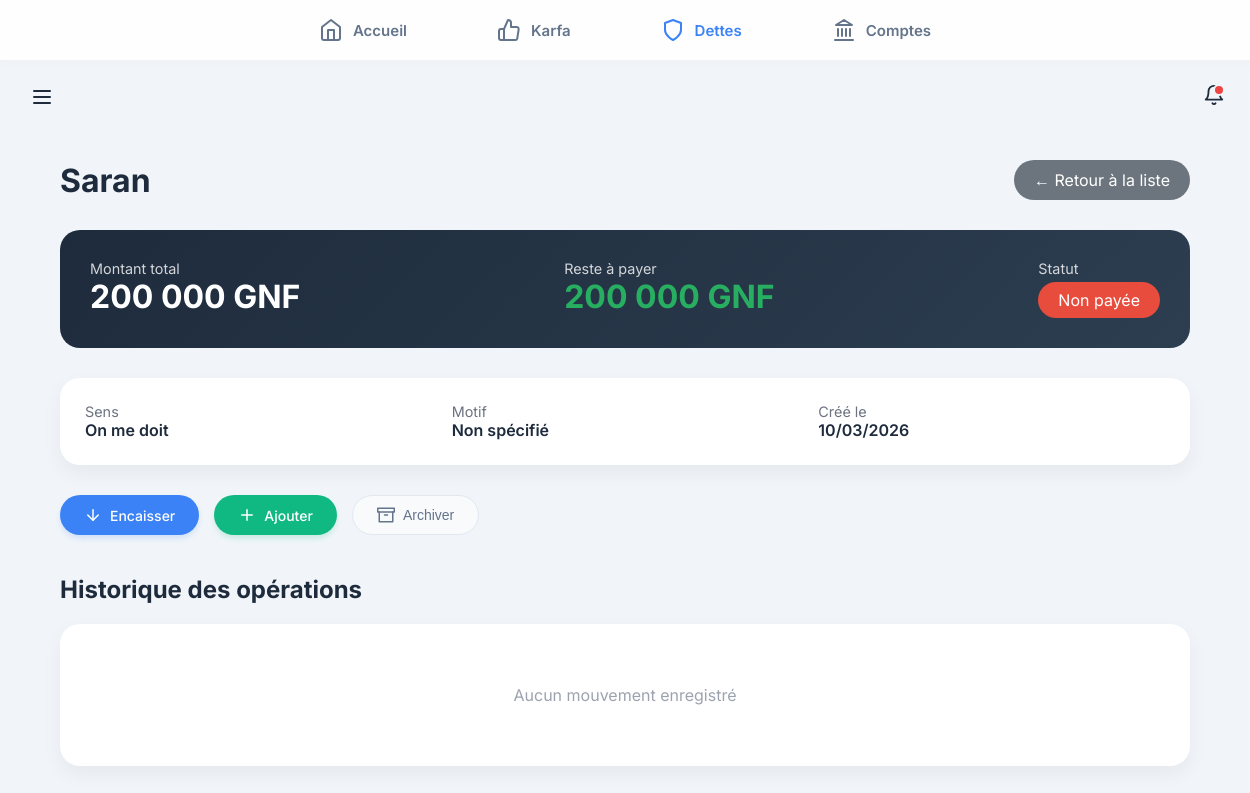
Before: /dettes/17/ (signed in) with the older database file.
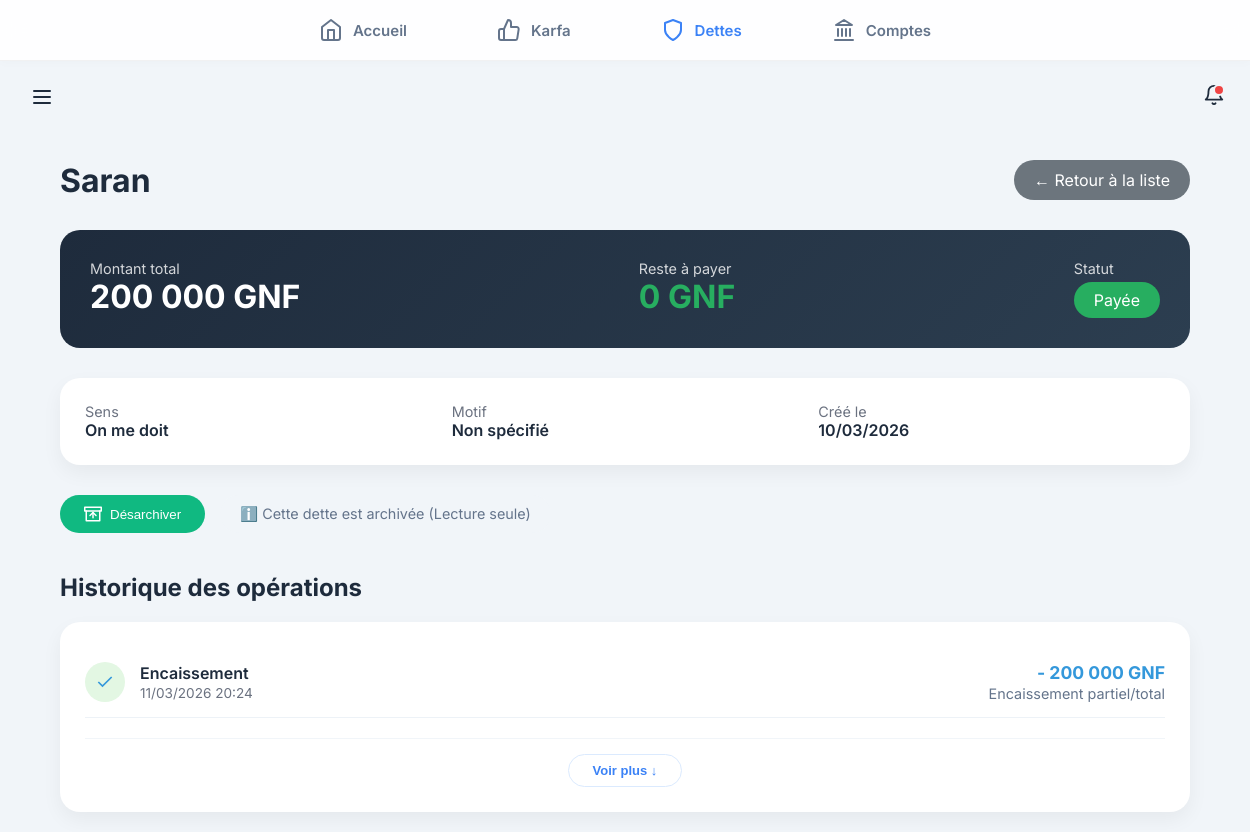
After: the same page with the newer database file.
### backend/modules/dettes/models/dette.py (models this page shows, shortened)
class Dette(models.Model):
    SENS_CHOICES = [
        ('JE_DOIS', 'Je dois'),
        ('ON_ME_DOIT', 'On me doit'),
    ]
    STATUT_CHOICES = [
        ('NON_PAYEE', 'Non payée'),
        ('PARTIELLEMENT_PAYEE', 'Partiellement payée'),
        ('PAYEE', 'Payée'),
        ('EN_LITIGE', 'En litige'),
    ]
    sens = models.CharField(max_length=20, choices=SENS_CHOICES)
    cree_par = models.ForeignKey(User, on_delete=models.CASCADE, related_name='dettes', null=True)
    compte_debit = models.ForeignKey('comptes.CompteArgent', on_delete=models.SET_NULL, null=True, blank=True, related_name='dettes_liees')
    montant = models.DecimalField(max_digits=12, decimal_places=0)
    montant_restant = models.DecimalField(max_digits=12, decimal_places=0, default=0)
    personne = models.CharField(max_length=100)
    motif = models.TextField(blank=True)
    echeance = models.DateField(null=True, blank=True)
    garantie = models.TextField(blank=True)
    statut = models.CharField(max_length=20, choices=STATUT_CHOICES, default='NON_PAYEE')
    date_creation = models.DateTimeField(auto_now_add=True)
    date_dernier_paiement = models.DateTimeField(null=True, blank=True)
    archive = models.BooleanField(default=False)
    date_archivage = models.DateTimeField(null=True, blank=True)
    class Meta:
        app_label = 'dettes'

### backend/modules/dettes/models/remboursement.py (models this page shows, shortened)
class Remboursement(models.Model):
    TYPE_CHOIX = [
        ('AJOUT', 'Ajout'),
        ('REMBOURSEMENT', 'Remboursement'),
        ('ENCAISSEMENT', 'Encaissement'),
    ]
    dette = models.ForeignKey(Dette, on_delete=models.CASCADE, related_name='paiements')
    type = models.CharField(max_length=20, choices=TYPE_CHOIX, default='REMBOURSEMENT')
    montant = models.DecimalField(max_digits=12, decimal_places=0)
    date = models.DateTimeField(auto_now_add=True)
    note = models.TextField(blank=True)
    class Meta:
        app_label = 'dettes'

### backend/modules/dettes/views/detail.py (the view)
# urls.py: path('<int:id>/', detail_dette, name='detail_dette'),
@login_required
def detail_dette(request, id):
    dette = get_object_or_404(Dette, id=id, cree_par=request.user)
    operations = Remboursement.objects.filter(dette=dette).order_by('-date')
    return render(request, 'modules/dettes/detail.html', {
        'dette': dette,
        'operations': operations
    })

### backend/modules/core/templatetags/custom_filters.py (called while the page is built)
@register.filter
def milliers(value):
    try:
        num = float(value)
        if num == int(num):
            return f"{int(num):,}".replace(",", " ")
        return f"{num:,.3f}".rstrip('0').rstrip('.').replace(",", " ").replace(".", ",")
    except:
        return value

### frontend/templates/modules/dettes/detail.html (shortened to what the changed rows need)
{% extends "base.html" %}
{% load custom_filters %}
{% block content %}
<div style="padding: 20px; max-width: 1200px; margin: 0 auto;">
    <div style="display: flex; justify-content: space-between; align-items: center; margin-bottom: 30px;">
        <h1 style="margin: 0; color: #1e2b3c;">{{ dette.personne }}</h1>
        <a href="{% url 'dettes:toutes_dettes' %}"
            style="background: #6c757d; color: white; padding: 10px 20px; border-radius: 30px; text-decoration: none; transition: 0.2s;">
            ← Retour à la liste
        </a>
    </div>
    <div
        style="background: linear-gradient(135deg, #1e2b3c, #2c3e50); color: white; padding: 30px; border-radius: 20px; margin-bottom: 30px; display: flex; justify-content: space-between; flex-wrap: wrap;">
        <div>
            <div style="font-size: 0.9em; opacity: 0.8;">Montant total</div>
            <div style="font-size: 32px; font-weight: 700;">{{ dette.montant|milliers }} GNF</div>
        </div>
        <div>
            <div style="font-size: 0.9em; opacity: 0.8;">Reste à payer</div>
            <div
                style="font-size: 32px; font-weight: 700; color: {% if dette.sens == 'JE_DOIS' %}#e74c3c{% else %}#27ae60{% endif %};">
                {{ dette.montant_restant|milliers }} GNF
            </div>
        </div>
        <div>
            <div style="font-size: 0.9em; opacity: 0.8;">Statut</div>
            <span
                style="display: inline-block; margin-top: 5px; background: {% if dette.statut == 'PAYEE' %}#27ae60{% elif dette.statut == 'PARTIELLEMENT_PAYEE' %}#f39c12{% else %}#e74c3c{% endif %}; padding: 8px 20px; border-radius: 30px;">
                {{ dette.get_statut_display }}
            </span>
        </div>
    </div>
    <div
        style="background: white; border-radius: 20px; padding: 25px; box-shadow: 0 8px 20px rgba(0,0,0,0.05); margin-bottom: 30px;">
        <div style="display: grid; grid-template-columns: repeat(auto-fit, minmax(200px, 1fr)); gap: 20px;">
            <div>
                <div style="color: #6b7280; font-size: 0.9em;">Sens</div>
                <div style="font-weight: 600;">{{ dette.get_sens_display }}</div>
            </div>
            <div>
                <div style="color: #6b7280; font-size: 0.9em;">Motif</div>
                <div style="font-weight: 600;">{{ dette.motif|default:"Non spécifié" }}</div>
            </div>
            <div>
                <div style="color: #6b7280; font-size: 0.9em;">Créé le</div>
                <div style="font-weight: 600;">{{ dette.date_creation|date:"d/m/Y" }}</div>
            </div>
        </div>
    </div>
    <div style="display: flex; gap: 15px; margin-bottom: 30px; flex-wrap: wrap;">
        {% if not dette.archive %}
        {% if dette.sens == 'JE_DOIS' %}
        <a href="{% url 'dettes:rembourser_dette' dette.id %}"
            style="display: inline-flex; align-items: center; gap: 8px; background: #ef4444; color: white; padding: 10px 24px; border: none; border-radius: 30px; cursor: pointer; font-weight: 500; font-size: 14px; transition: all 0.2s; box-shadow: 0 4px 6px -1px rgba(239, 68, 68, 0.2); text-decoration: none;">
            <svg width="18" height="18" viewBox="0 0 24 24" fill="none" stroke="currentColor" stroke-width="2"
                stroke-linecap="round" stroke-linejoin="round">
                <path d="m19 12-7-7-7 7" />
                <path d="M12 19V5" />
            </svg> Rembourser
        </a>
        <a href="{% url 'dettes:ajouter_dette' dette.id %}"
            style="display: inline-flex; align-items: center; gap: 8px; background: #10b981; color: white; padding: 10px 24px; border: none; border-radius: 30px; cursor: pointer; font-weight: 500; font-size: 14px; transition: all 0.2s; box-shadow: 0 4px 6px -1px rgba(16, 185, 129, 0.2); text-decoration: none;">
            <svg width="18" height="18" viewBox="0 0 24 24" fill="none" stroke="currentColor" stroke-width="2"
                stroke-linecap="round" stroke-linejoin="round">
                <line x1="12" y1="5" x2="12" y2="19" />
                <line x1="5" y1="12" x2="19" y2="12" />
            </svg> Ajouter
        </a>
        {% elif dette.sens == 'ON_ME_DOIT' %}
        <a href="{% url 'dettes:encaisser_dette' dette.id %}"
            style="display: inline-flex; align-items: center; gap: 8px; background: #3b82f6; color: white; padding: 10px 24px; border: none; border-radius: 30px; cursor: pointer; font-weight: 500; font-size: 14px; transition: all 0.2s; box-shadow: 0 4px 6px -1px rgba(59, 130, 246, 0.2); text-decoration: none;">
            <svg width="18" height="18" viewBox="0 0 24 24" fill="none" stroke="currentColor" stroke-width="2"
                stroke-linecap="round" stroke-linejoin="round">
                <path d="m5 12 7 7 7-7" />
                <path d="M12 5v14" />
            </svg> Encaisser
        </a>
        <a href="{% url 'dettes:augmenter_creance' dette.id %}"
            style="display: inline-flex; align-items: center; gap: 8px; background: #10b981; color: white; padding: 10px 24px; border: none; border-radius: 30px; cursor: pointer; font-weight: 500; font-size: 14px; transition: all 0.2s; box-shadow: 0 4px 6px -1px rgba(16, 185, 129, 0.2); text-decoration: none;">
            <svg width="18" height="18" viewBox="0 0 24 24" fill="none" stroke="currentColor" stroke-width="2"
                stroke-linecap="round" stroke-linejoin="round">
                <line x1="12" y1="5" x2="12" y2="19" />
                <line x1="5" y1="12" x2="19" y2="12" />
            </svg> Ajouter
        </a>
        {% endif %}
        <form method="post" action="{% url 'dettes:archiver_dette' dette.id %}" style="display: inline;">
            <button type="submit" onclick="return confirm('Confirmez-vous l\'archivage de cette dette ?')"
                style="background: #f8fafc; color: #64748b; padding: 10px 24px; border: 1px solid #e2e8f0; border-radius: 30px; cursor: pointer; font-weight: 500; font-size: 14px; display: inline-flex; align-items: center; gap: 8px; transition: all 0.2s;">
                <svg width="18" height="18" viewBox="0 0 24 24" fill="none" stroke="currentColor" stroke-width="2"
                    stroke-linecap="round" stroke-linejoin="round">
                    <path d="M21 8v13H3V8" />
                    <path d="M1 3h22v5H1z" />
                    <path d="M10 12h4" />
                </svg>
                Archiver
            </button>
        </form>
        {% else %}
        <form method="post" action="{% url 'dettes:archiver_dette' dette.id %}" style="display: inline;">
            <button type="submit" onclick="return confirm('Cette dette réapparaîtra dans la liste active. Confirmer ?')"
                style="background: #10b981; color: white; padding: 10px 24px; border: none; border-radius: 30px; cursor: pointer; font-weight: 500; display: inline-flex; align-items: center; gap: 8px;">
                <svg width="18" height="18" viewBox="0 0 24 24" fill="none" stroke="currentColor" stroke-width="2"
                    stroke-linecap="round" stroke-linejoin="round">
                    <path d="M21 8v13H3V8" />
                    <path d="M1 3h22v5H1z" />
                    <path d="m16 14-4-4-4 4" />
                    <path d="M12 10v7" />
                </svg> Désarchiver
            </button>
        </form>
        <div
            style="background: #f1f5f9; color: #64748b; padding: 10px 20px; border-radius: 30px; font-size: 0.9em; display: flex; align-items: center; gap: 8px;">
            ℹ️ Cette dette est archivée (Lecture seule)
        </div>
        {% endif %}
    </div>
    <h2 style="margin-top: 40px; color: #1e2b3c;">Historique des opérations</h2>
    <div style="background: white; border-radius: 20px; padding: 25px; box-shadow: 0 8px 20px rgba(0,0,0,0.05);">
        <div id="history-container" style="max-height: 450px; overflow-y: auto; transition: max-height 0.3s ease-out;">
            {% for op in operations %}
            <div class="history-item" style="display: {% if forloop.counter > 5 %}none{% else %}flex{% endif %}; justify-content: space-between; align-items: center; padding: 15px 0; border-bottom: 1px solid #edf2f7;">
                <div style="display: flex; align-items: center; gap: 15px;">
                    <div
                        style="width: 40px; height: 40px; border-radius: 50%; background: {% if op.type == 'AJOUT' %}#ebf5ff{% elif op.type == 'ENCAISSEMENT' %}#e3f7e3{% else %}#fff5f5{% endif %}; display: flex; align-items: center; justify-content: center;">
                        {% if op.type == 'AJOUT' %}
                        <svg width="20" height="20" viewBox="0 0 24 24" fill="none" stroke="#27ae60" stroke-width="2">
                            <line x1="12" y1="5" x2="12" y2="19"></line>
                            <line x1="5" y1="12" x2="19" y2="12"></line>
                        </svg>
                        {% elif op.type == 'ENCAISSEMENT' %}
                        <svg width="20" height="20" viewBox="0 0 24 24" fill="none" stroke="#3498db" stroke-width="2">
                            <polyline points="20 6 9 17 4 12"></polyline>
                        </svg>
                        {% else %}
                        <svg width="20" height="20" viewBox="0 0 24 24" fill="none" stroke="#e74c3c" stroke-width="2">
                            <polyline points="23 18 13.5 8.5 8.5 13.5 1 6"></polyline>
                            <polyline points="1 13 1 6 8 6"></polyline>
                        </svg>
                        {% endif %}
                    </div>
                    <div>
                        <span style="font-weight: 600; color: #1e2b3c;">
                            {{ op.get_type_display }}
                        </span>
                        <div style="font-size: 0.85em; color: #6b7280; margin-top: 2px;">{{ op.date|date:"d/m/Y H:i" }}
                        </div>
                    </div>
                </div>
                <div style="text-align: right;">
                    <div
                        style="font-weight: 700; color: {% if op.type == 'AJOUT' %}#27ae60{% elif op.type == 'ENCAISSEMENT' %}#3498db{% else %}#e74c3c{% endif %}; font-size: 1.1em;">
                        {% if op.type == 'AJOUT' %}+{% else %}-{% endif %} {{ op.montant|milliers }} GNF
                    </div>
                    {% if op.note %}
                    <div style="font-size: 0.9em; color: #64748b; margin-top: 2px;">
                        {{ op.note }}
                    </div>
                    {% endif %}
                </div>
            </div>
            {% empty %}
            <p style="color: #9ca3af; text-align: center; padding: 20px;">Aucun mouvement enregistré</p>
            {% endfor %}
        </div>
        {% if operations %}
        <div style="text-align: center; margin-top: 20px; border-top: 1px solid #f1f5f9; padding-top: 15px;">
            <button id="btn-toggle-history" onclick="toggleHistory()" data-expanded="false" style="background: white; color: #3b82f6; border: 1px solid #dbeafe; padding: 8px 24px; border-radius: 20px; font-size: 13px; font-weight: 600; cursor: pointer; display: inline-flex; align-items: center; gap: 8px; transition: all 0.2s;">
                <span>Voir plus ↓</span>
            </button>
        </div>
        {% endif %}
    </div>
</div>
{% endblock %}

Changed rows visible on the page:
changed Dette "Saran": montant_restant|milliers "200 000" → "0"; statut "Non payée" → "Payée"; archive False → True (drawn)
added Remboursement: type "Encaissement", date "11/03/2026 20:24", montant|milliers "200 000", note "Encaissement partiel/total"
Other visible differences:
text no longer shown: "Encaisser Ajouter Archiver Aucun mouvement enregistré"
text now shown: "Désarchiver ℹ️ Cette dette est archivée (Lecture seule) Voir plus ↓"
